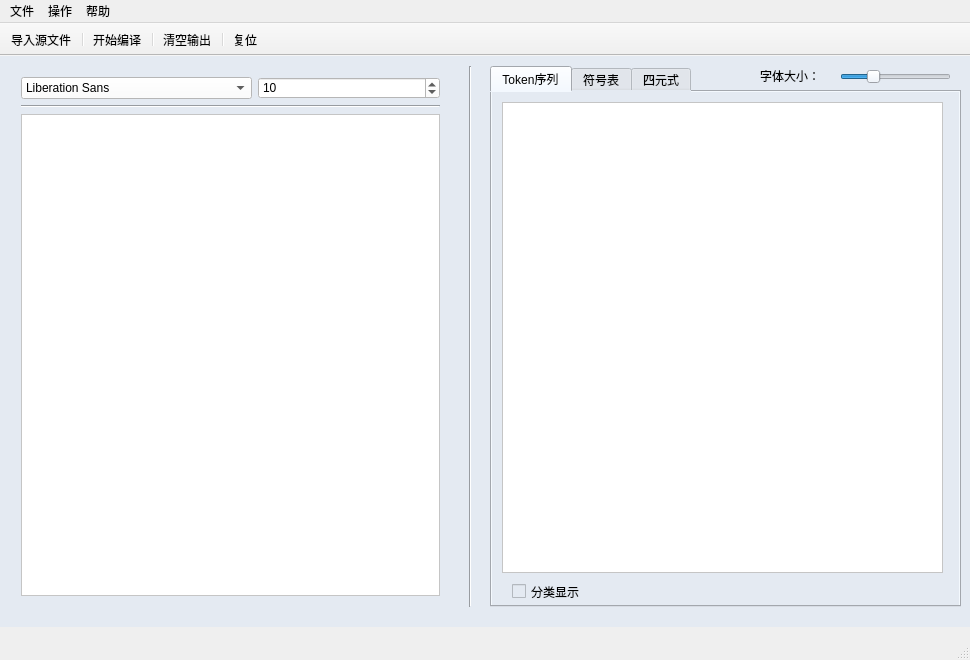
<?xml version="1.0" encoding="UTF-8"?>
<ui version="4.0">
 <class>MainWindow</class>
 <widget class="QMainWindow" name="MainWindow">
  <property name="geometry">
   <rect>
    <x>0</x>
    <y>0</y>
    <width>970</width>
    <height>660</height>
   </rect>
  </property>
  <property name="windowTitle">
   <string>MainWindow</string>
  </property>
  <property name="windowIcon">
   <iconset>
    <normaloff>Images/compiler.ico</normaloff>Images/compiler.ico</iconset>
  </property>
  <property name="styleSheet">
   <string notr="true"/>
  </property>
  <widget class="QWidget" name="centralWidget">
   <widget class="QWidget" name="widget" native="true">
    <property name="geometry">
     <rect>
      <x>0</x>
      <y>0</y>
      <width>971</width>
      <height>571</height>
     </rect>
    </property>
    <property name="styleSheet">
     <string notr="true">background-color: rgb(228, 234, 242);</string>
    </property>
    <widget class="QWidget" name="gridLayoutWidget">
     <property name="geometry">
      <rect>
       <x>10</x>
       <y>10</y>
       <width>441</width>
       <height>541</height>
      </rect>
     </property>
     <layout class="QGridLayout" name="gridLayout">
      <item row="0" column="1">
       <widget class="QSpinBox" name="spinBox">
        <property name="styleSheet">
         <string notr="true">background-color: rgb(255, 255, 255);</string>
        </property>
        <property name="value">
         <number>10</number>
        </property>
       </widget>
      </item>
      <item row="1" column="0" colspan="2">
       <widget class="Line" name="line_2">
        <property name="orientation">
         <enum>Qt::Horizontal</enum>
        </property>
       </widget>
      </item>
      <item row="0" column="0">
       <widget class="QFontComboBox" name="fontComboBox">
        <property name="styleSheet">
         <string notr="true">background-color: rgb(255, 255, 255);</string>
        </property>
        <property name="editable">
         <bool>false</bool>
        </property>
        <property name="currentText">
         <string>Consolas</string>
        </property>
       </widget>
      </item>
      <item row="2" column="0" colspan="2">
       <widget class="QTextEdit" name="textEdit">
        <property name="styleSheet">
         <string notr="true">background-color: rgb(255, 255, 255);</string>
        </property>
       </widget>
      </item>
     </layout>
    </widget>
    <widget class="Line" name="line">
     <property name="geometry">
      <rect>
       <x>460</x>
       <y>10</y>
       <width>20</width>
       <height>541</height>
      </rect>
     </property>
     <property name="orientation">
      <enum>Qt::Vertical</enum>
     </property>
    </widget>
    <widget class="QTabWidget" name="tabWidget">
     <property name="geometry">
      <rect>
       <x>490</x>
       <y>10</y>
       <width>471</width>
       <height>541</height>
      </rect>
     </property>
     <property name="tabPosition">
      <enum>QTabWidget::North</enum>
     </property>
     <property name="tabShape">
      <enum>QTabWidget::Rounded</enum>
     </property>
     <property name="currentIndex">
      <number>0</number>
     </property>
     <property name="elideMode">
      <enum>Qt::ElideNone</enum>
     </property>
     <widget class="QWidget" name="token">
      <attribute name="title">
       <string>Token序列</string>
      </attribute>
      <widget class="QStackedWidget" name="stackedWidget">
       <property name="geometry">
        <rect>
         <x>0</x>
         <y>10</y>
         <width>461</width>
         <height>471</height>
        </rect>
       </property>
       <property name="currentIndex">
        <number>0</number>
       </property>
       <widget class="QWidget" name="page">
        <widget class="QTextBrowser" name="tokenBrowser">
         <property name="geometry">
          <rect>
           <x>10</x>
           <y>0</y>
           <width>441</width>
           <height>471</height>
          </rect>
         </property>
         <property name="styleSheet">
          <string notr="true">background-color: rgb(255, 255, 255);</string>
         </property>
        </widget>
       </widget>
       <widget class="QWidget" name="page_2">
        <widget class="QTextBrowser" name="classifyBrowser">
         <property name="geometry">
          <rect>
           <x>10</x>
           <y>0</y>
           <width>441</width>
           <height>471</height>
          </rect>
         </property>
         <property name="styleSheet">
          <string notr="true">background-color: rgb(255, 255, 255);</string>
         </property>
        </widget>
       </widget>
      </widget>
      <widget class="QCheckBox" name="checkBox">
       <property name="geometry">
        <rect>
         <x>20</x>
         <y>490</y>
         <width>91</width>
         <height>19</height>
        </rect>
       </property>
       <property name="text">
        <string>分类显示</string>
       </property>
      </widget>
     </widget>
     <widget class="QWidget" name="symbol">
      <attribute name="title">
       <string>符号表</string>
      </attribute>
      <widget class="QTabWidget" name="tabWidget_2">
       <property name="geometry">
        <rect>
         <x>0</x>
         <y>0</y>
         <width>471</width>
         <height>511</height>
        </rect>
       </property>
       <property name="styleSheet">
        <string notr="true"/>
       </property>
       <property name="tabPosition">
        <enum>QTabWidget::South</enum>
       </property>
       <property name="tabShape">
        <enum>QTabWidget::Rounded</enum>
       </property>
       <property name="currentIndex">
        <number>0</number>
       </property>
       <property name="elideMode">
        <enum>Qt::ElideNone</enum>
       </property>
       <widget class="QWidget" name="tab">
        <attribute name="title">
         <string>符号总表</string>
        </attribute>
        <widget class="QTextBrowser" name="symboBrowser">
         <property name="geometry">
          <rect>
           <x>10</x>
           <y>10</y>
           <width>441</width>
           <height>471</height>
          </rect>
         </property>
         <property name="styleSheet">
          <string notr="true">background-color: rgb(255, 255, 255);</string>
         </property>
        </widget>
       </widget>
       <widget class="QWidget" name="tab_2">
        <attribute name="title">
         <string>类型表</string>
        </attribute>
        <widget class="QTextBrowser" name="typeBrowser">
         <property name="geometry">
          <rect>
           <x>10</x>
           <y>10</y>
           <width>441</width>
           <height>471</height>
          </rect>
         </property>
         <property name="styleSheet">
          <string notr="true">background-color: rgb(255, 255, 255);</string>
         </property>
        </widget>
       </widget>
       <widget class="QWidget" name="tab_3">
        <attribute name="title">
         <string>数组表</string>
        </attribute>
        <widget class="QTextBrowser" name="ainfBrowser">
         <property name="geometry">
          <rect>
           <x>10</x>
           <y>10</y>
           <width>441</width>
           <height>471</height>
          </rect>
         </property>
         <property name="styleSheet">
          <string notr="true">background-color: rgb(255, 255, 255);</string>
         </property>
        </widget>
       </widget>
       <widget class="QWidget" name="tab_4">
        <attribute name="title">
         <string>结构表</string>
        </attribute>
        <widget class="QTextBrowser" name="rinfBrowser">
         <property name="geometry">
          <rect>
           <x>10</x>
           <y>10</y>
           <width>441</width>
           <height>471</height>
          </rect>
         </property>
         <property name="styleSheet">
          <string notr="true">background-color: rgb(255, 255, 255);</string>
         </property>
        </widget>
       </widget>
       <widget class="QWidget" name="tab_5">
        <attribute name="title">
         <string>形参表</string>
        </attribute>
        <widget class="QTextBrowser" name="fvBrowser">
         <property name="geometry">
          <rect>
           <x>10</x>
           <y>10</y>
           <width>441</width>
           <height>471</height>
          </rect>
         </property>
         <property name="styleSheet">
          <string notr="true">background-color: rgb(255, 255, 255);</string>
         </property>
        </widget>
       </widget>
       <widget class="QWidget" name="tab_6">
        <attribute name="title">
         <string>函数表</string>
        </attribute>
        <widget class="QTextBrowser" name="pfinfBrowser">
         <property name="geometry">
          <rect>
           <x>10</x>
           <y>10</y>
           <width>441</width>
           <height>471</height>
          </rect>
         </property>
         <property name="styleSheet">
          <string notr="true">background-color: rgb(255, 255, 255);</string>
         </property>
        </widget>
       </widget>
       <widget class="QWidget" name="tab_7">
        <attribute name="title">
         <string>常数表</string>
        </attribute>
        <widget class="QTextBrowser" name="consBrowser">
         <property name="geometry">
          <rect>
           <x>10</x>
           <y>10</y>
           <width>441</width>
           <height>471</height>
          </rect>
         </property>
         <property name="styleSheet">
          <string notr="true">background-color: rgb(255, 255, 255);</string>
         </property>
        </widget>
       </widget>
       <widget class="QWidget" name="tab_8">
        <attribute name="title">
         <string>长度表</string>
        </attribute>
        <widget class="QTextBrowser" name="lenBrowser">
         <property name="geometry">
          <rect>
           <x>10</x>
           <y>10</y>
           <width>441</width>
           <height>471</height>
          </rect>
         </property>
         <property name="styleSheet">
          <string notr="true">background-color: rgb(255, 255, 255);</string>
         </property>
        </widget>
       </widget>
      </widget>
     </widget>
     <widget class="QWidget" name="quarter">
      <attribute name="title">
       <string>四元式</string>
      </attribute>
      <widget class="QTextBrowser" name="quartBrowser">
       <property name="geometry">
        <rect>
         <x>10</x>
         <y>10</y>
         <width>441</width>
         <height>491</height>
        </rect>
       </property>
       <property name="styleSheet">
        <string notr="true">background-color: rgb(255, 255, 255);</string>
       </property>
      </widget>
     </widget>
    </widget>
    <widget class="QSlider" name="FontSizeSlider">
     <property name="geometry">
      <rect>
       <x>840</x>
       <y>10</y>
       <width>111</width>
       <height>22</height>
      </rect>
     </property>
     <property name="minimum">
      <number>1</number>
     </property>
     <property name="maximum">
      <number>30</number>
     </property>
     <property name="pageStep">
      <number>5</number>
     </property>
     <property name="value">
      <number>9</number>
     </property>
     <property name="orientation">
      <enum>Qt::Horizontal</enum>
     </property>
    </widget>
    <widget class="QLabel" name="label">
     <property name="geometry">
      <rect>
       <x>760</x>
       <y>10</y>
       <width>71</width>
       <height>20</height>
      </rect>
     </property>
     <property name="text">
      <string>字体大小：</string>
     </property>
    </widget>
   </widget>
  </widget>
  <widget class="QMenuBar" name="menuBar">
   <property name="geometry">
    <rect>
     <x>0</x>
     <y>0</y>
     <width>970</width>
     <height>26</height>
    </rect>
   </property>
   <widget class="QMenu" name="file">
    <property name="title">
     <string>文件</string>
    </property>
    <addaction name="Import"/>
    <addaction name="Export"/>
    <addaction name="separator"/>
    <addaction name="Exit"/>
   </widget>
   <widget class="QMenu" name="help">
    <property name="title">
     <string>帮助</string>
    </property>
    <addaction name="Help"/>
    <addaction name="separator"/>
    <addaction name="About"/>
   </widget>
   <widget class="QMenu" name="menu">
    <property name="title">
     <string>操作</string>
    </property>
    <addaction name="StartCompile"/>
    <addaction name="separator"/>
    <addaction name="Clear"/>
    <addaction name="separator"/>
    <addaction name="Restart"/>
   </widget>
   <addaction name="file"/>
   <addaction name="menu"/>
   <addaction name="help"/>
  </widget>
  <widget class="QToolBar" name="mainToolBar">
   <property name="font">
    <font>
     <family>宋体</family>
     <weight>50</weight>
     <bold>false</bold>
    </font>
   </property>
   <property name="acceptDrops">
    <bool>false</bool>
   </property>
   <property name="autoFillBackground">
    <bool>false</bool>
   </property>
   <property name="movable">
    <bool>false</bool>
   </property>
   <property name="allowedAreas">
    <set>Qt::AllToolBarAreas</set>
   </property>
   <property name="orientation">
    <enum>Qt::Horizontal</enum>
   </property>
   <property name="toolButtonStyle">
    <enum>Qt::ToolButtonTextBesideIcon</enum>
   </property>
   <property name="floatable">
    <bool>true</bool>
   </property>
   <attribute name="toolBarArea">
    <enum>TopToolBarArea</enum>
   </attribute>
   <attribute name="toolBarBreak">
    <bool>false</bool>
   </attribute>
   <addaction name="Import"/>
   <addaction name="separator"/>
   <addaction name="StartCompile"/>
   <addaction name="separator"/>
   <addaction name="Clear"/>
   <addaction name="separator"/>
   <addaction name="Restart"/>
  </widget>
  <widget class="QStatusBar" name="statusBar"/>
  <action name="Import">
   <property name="icon">
    <iconset resource="resource.qrc">
     <normaloff>:/image/Images/import.png</normaloff>:/image/Images/import.png</iconset>
   </property>
   <property name="text">
    <string>导入源文件</string>
   </property>
   <property name="shortcut">
    <string>Ctrl+O</string>
   </property>
  </action>
  <action name="Export">
   <property name="icon">
    <iconset resource="resource.qrc">
     <normaloff>:/image/Images/export.png</normaloff>:/image/Images/export.png</iconset>
   </property>
   <property name="text">
    <string>导出编译结果</string>
   </property>
   <property name="shortcut">
    <string>Ctrl+S</string>
   </property>
  </action>
  <action name="Exit">
   <property name="icon">
    <iconset resource="resource.qrc">
     <normaloff>:/image/Images/exit.png</normaloff>:/image/Images/exit.png</iconset>
   </property>
   <property name="text">
    <string>退出</string>
   </property>
   <property name="shortcut">
    <string>Ctrl+Q</string>
   </property>
  </action>
  <action name="StartCompile">
   <property name="icon">
    <iconset resource="resource.qrc">
     <normaloff>:/image/Images/start.png</normaloff>:/image/Images/start.png</iconset>
   </property>
   <property name="text">
    <string>开始编译</string>
   </property>
   <property name="shortcut">
    <string>F5</string>
   </property>
  </action>
  <action name="Clear">
   <property name="icon">
    <iconset resource="resource.qrc">
     <normaloff>:/image/Images/clear.png</normaloff>:/image/Images/clear.png</iconset>
   </property>
   <property name="text">
    <string>清空输出</string>
   </property>
   <property name="shortcut">
    <string>Ctrl+W</string>
   </property>
  </action>
  <action name="Help">
   <property name="icon">
    <iconset resource="resource.qrc">
     <normaloff>:/image/Images/help.png</normaloff>:/image/Images/help.png</iconset>
   </property>
   <property name="text">
    <string>使用帮助</string>
   </property>
   <property name="shortcut">
    <string>F1</string>
   </property>
  </action>
  <action name="About">
   <property name="icon">
    <iconset resource="resource.qrc">
     <normaloff>:/image/Images/about.png</normaloff>:/image/Images/about.png</iconset>
   </property>
   <property name="text">
    <string>关于</string>
   </property>
   <property name="shortcut">
    <string>F2</string>
   </property>
  </action>
  <action name="Restart">
   <property name="icon">
    <iconset resource="resource.qrc">
     <normaloff>:/image/Images/restart.png</normaloff>:/image/Images/restart.png</iconset>
   </property>
   <property name="text">
    <string>复位</string>
   </property>
   <property name="shortcut">
    <string>Ctrl+R</string>
   </property>
  </action>
 </widget>
 <layoutdefault spacing="6" margin="11"/>
 <resources>
  <include location="resource.qrc"/>
 </resources>
 <connections/>
</ui>
